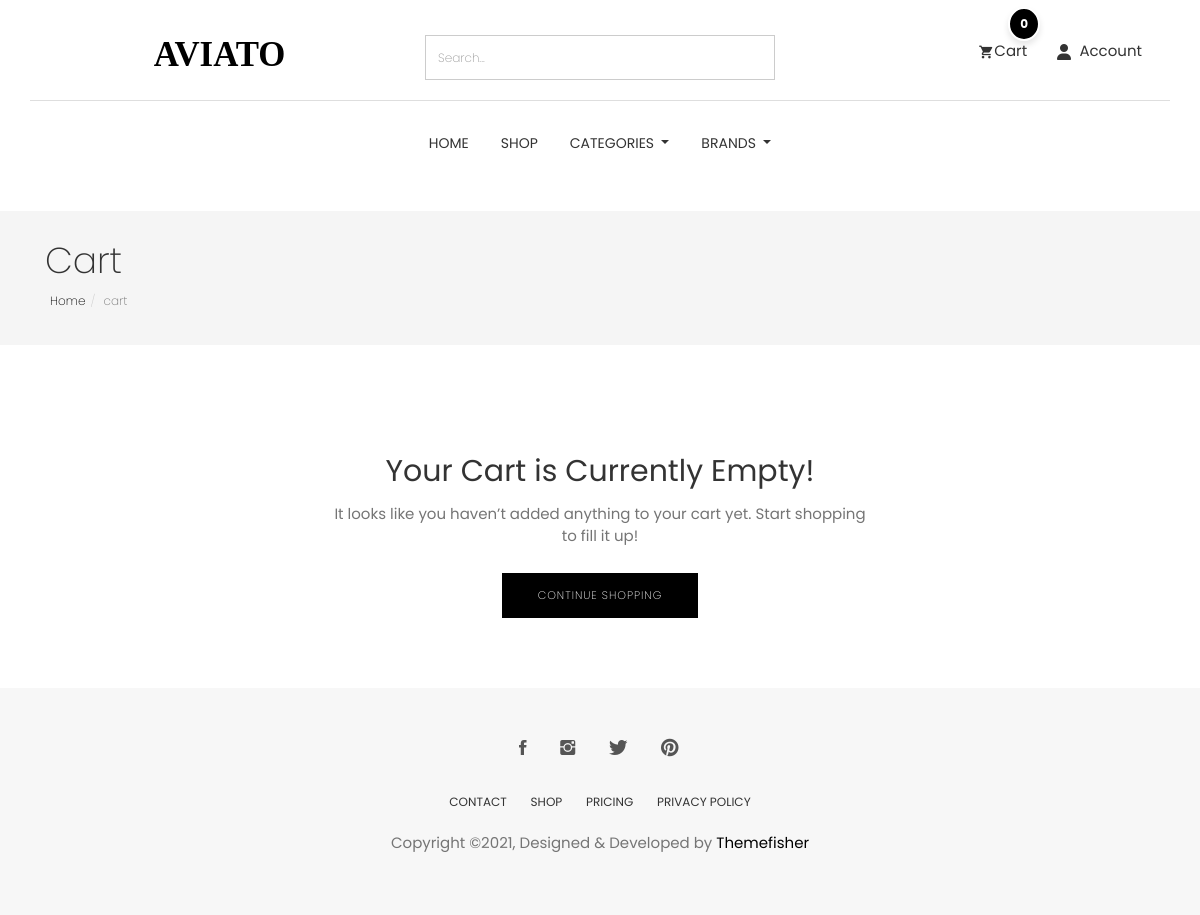
Before: /cart/ with the older database file.
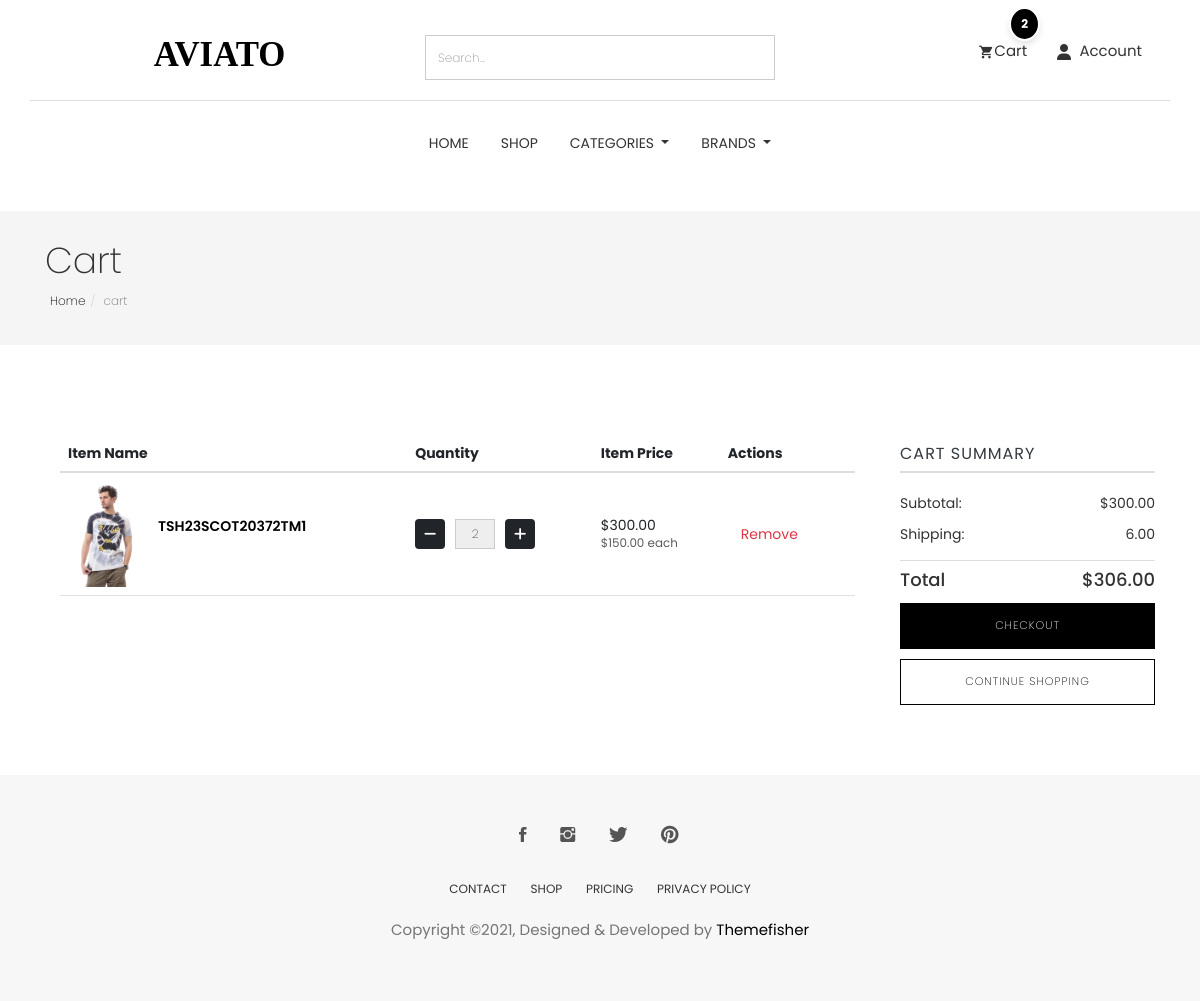
After: the same page with the newer database file.
### cart/models.py (models this page shows, shortened)
class CartItem(models.Model):
    user = models.ForeignKey(User,null=True,verbose_name="user cart", on_delete=models.CASCADE)
    product = models.ForeignKey(Product, on_delete=models.CASCADE)
    cart = models.ForeignKey(Cart, on_delete=models.CASCADE, blank=True, null=True)
    variations = models.ManyToManyField(Variation,blank=True)
    quantity = models.IntegerField()
    is_active = models.BooleanField(default=True)
    def sub_total(self):
        return self.product.price * self.quantity

### store/models.py (models this page shows, shortened)
class Product(models.Model):
    id = models.UUIDField(primary_key=True, default=uuid.uuid4, editable=False)
    name = models.CharField( max_length=50)
    image = models.ImageField(upload_to='product/',null=True,blank=True)
    stock = models.IntegerField(default=1)
    price = models.DecimalField(max_digits=10, decimal_places=2, default=Decimal('0.00'))
    description = models.TextField(max_length=10000, blank=True)
    created_at = models.DateTimeField(default=timezone.now)
    modified_date = models.DateTimeField(auto_now=True)
    slug = models.SlugField(null=True, blank=True)
    views = models.PositiveIntegerField(default=0)
    is_available = models.BooleanField(default=True)
    on_sale = models.BooleanField(default=False)
    PRDBrand = models.ForeignKey('Brand', related_name='product_brand', on_delete=models.CASCADE, blank=True, null=True, verbose_name="Brand")
    like = models.ManyToManyField(User, blank=True, related_name='product_favourite')
    category = models.ForeignKey(Subcategory, related_name='product_subcategory', verbose_name="Subcategory", null=True, blank=True, on_delete=models.CASCADE)
    class Meta:
        ordering = ['-created_at']
        verbose_name = "Product"
        verbose_name_plural = "Products"

### cart/views.py (the view)
# urls.py: path('' , views.cart , name='cart'),
def cart(request, total=0, quantity=0, cart_items=None):
    try:
        tax_obj = Tax.objects.last()  # Fetch the last Tax object
        tax_percentage = tax_obj.tax if tax_obj else Decimal('0.00')  # Get the tax value or default to 0
        if request.user.is_authenticated:
            cart_items = CartItem.objects.filter(user=request.user , is_active = True)
        else:
            cart = Cart.objects.get(cart_id=_cart_id(request))  # Get the cart using a session ID or similar method
            cart_items = CartItem.objects.filter(cart=cart, is_active=True)  # Get active items in the cart
        for cart_item in cart_items:
            total += cart_item.product.price * cart_item.quantity  # Sum up the product prices
            quantity += cart_item.quantity
        tax_amount = (tax_percentage * total) / Decimal('100')  # Calculate tax
        grand_total = total + tax_amount  # Grand total is the sum of the total and tax
        total = round(total, 2)
        tax_amount = round(tax_amount, 2)
        grand_total = round(grand_total, 2)
    except ObjectDoesNotExist:
        cart_items = []
        total = Decimal('0.00')
        quantity = 0
        tax_amount = Decimal('0.00')
        grand_total = Decimal('0.00')
    context = {
        'total': total,
        'quantity': quantity,
        'cart_items': cart_items,
        'grand_total': grand_total,
        'tax': tax_amount,
    }
    return render(request, 'cart.html', context)

### cart/templates/cart.html (shortened to what this page needs)
{% extends "base.html" %}
{% load static %}
{% block body %}
<section class="page-header">
    <div class="container">
        <div class="row">
            <div class="col-md-12">
                <div class="content">
                    <h1 class="page-name">Cart</h1>
                    <ol class="breadcrumb">
                        <li><a href="/">Home</a></li>
                        <li class="active">cart</li>
                    </ol>
                </div>
            </div>
        </div>
    </div>
</section>
<div class="page-wrapper">
    <div class="cart shopping">
        <div class="container">
            {% if not cart_items %}
            <div class="row justify-content-center">
                <div class="col-md-6 text-center">
                    <h2 class="mb-4">Your Cart is Currently Empty!</h2>
                    <p class="mb-4">It looks like you haven’t added anything to your cart yet. Start shopping to fill it
                        up!</p>
                    <a href="{% url 'product_list' %}" class="btn btn-main mt-3">Continue Shopping</a>
                </div>
            </div>
            {% else %}
            <div class="row">
                <div class="col-md-9 px-5">
                    <div class="block">
                        <div class="product-list">
                            <table class="table">
                                <thead>
                                    <tr>
                                        <th class="">Item Name</th>
                                        <th class="">Quantity</th>
                                        <th class="">Item Price</th>
                                        <th class="">Actions</th>
                                    </tr>
                                </thead>
                                <tbody>
                                    {% for cart_item in cart_items %}
                                    <tr class="">
                                        <td class="">
                                            <div class="product-info d-flex align-items-center">
                                                <img width="80" src="{{cart_item.product.image.url}}" alt="" />
                                                <div class="d-flex flex-column ">
                                                    <a
                                                        href="{% url 'product_details' cart_item.product.id %}">{{cart_item.product.name}}</a>
                                                </div>
                                            </div>
                                        </td>
                                        <td class="">
                                            <div class="quantity-controls">
                                                <a href="{% url 'decrement_cart' cart_item.product.id cart_item.id %}"
                                                    class="btn btn-dark decrement-btn"><i class="fas fa-minus"></i></a>
                                                <input type="text" class="form-control text-center quantity-input"
                                                    value="{{cart_item.quantity}}" readonly />
                                                <form action="{% url 'add_to_cart' cart_item.product.id%}"
                                                    method="POST">
                                                    <button class="btn btn-dark increment-btn"><i
                                                            class="fas fa-plus"></i></button>
                                                </form>
                                            </div>
                                        </td>
                                        <td class="">
                                            <div class="d-flex flex-column">
                                                ${{cart_item.sub_total}}
                                                <span class="text-muted small">${{cart_item.product.price}} each</span>
                                            </div>
                                        </td>
                                        <td class="">
                                            <a class="btn btn-outline-danger"
                                                href="{% url 'delete_cart' cart_item.product.id cart_item.id %}">Remove</a>
                                        </td>
                                    </tr>
                                    {% endfor %}
                                </tbody>
                            </table>
                        </div>
                    </div>
                </div>
                <div class="col-md-3">
                    <div class="product-checkout-details">
                        <div class="block">
                            <h4 class="widget-title">Cart Summary</h4>
                            <ul class="summary-prices">
                                <li>
                                    <span>Subtotal:</span>
                                    <span class="price">${{total}}</span>
                                </li>
                                <li>
                                    <span>Shipping:</span>
                                    <span>{{tax}}</span>
                                </li>
                            </ul>
                            <div class="summary-total">
                                <span>Total</span>
                                <span>${{grand_total}}</span>
                            </div>
                            <a href="{% url 'checkout' %}" class="btn btn-main mt-3 w-100">Checkout</a>
                            <a href="{% url 'product_list' %}" class="btn btn-solid-border mt-3 w-100">Continue
                                Shopping</a>
                        </div>
                    </div>
                </div>
            </div>
            {% endif %}
        </div>
    </div>
</div>
{% endblock body %}

### templates/base.html (shortened to what this page needs)
{% load static %}
<!DOCTYPE html>
<html lang="en">
<head>
	<link rel="stylesheet" href="https://cdnjs.cloudflare.com/ajax/libs/font-awesome/5.15.4/css/all.min.css" />
	<link rel="stylesheet" href="{% static 'plugins/themefisher-font/style.css'%}">
	<link rel="stylesheet" href="{% static 'plugins/bootstrap/css/bootstrap2.min.css'%}">
	<link rel="stylesheet" href="{% static 'plugins/bootstrap/css/bootstrap.min.css'%}">
	<link rel="stylesheet" href="{% static 'plugins/animate/animate.css'%}">
	<link rel="stylesheet" href="{% static 'plugins/slick/slick.css'%}">
	<link rel="stylesheet" href="{% static 'plugins/slick/slick-theme.css'%}">
	<link rel="stylesheet" href="{% static 'css/style.css'%}">
	<link rel="stylesheet" href="{% static 'css/all.min.css'%}">
</head>
<body id="body">
	<section class="top-header">
		<div class="container">
			<div class="row">
				<div class="col-md-4 col-xs-12 pt-2 col-sm-4">
					<div class="logo text-center mb-3 mb-md-0">
						<a href="/">
							<svg width="135px" height="29px" viewBox="0 0 155 29" version="1.1"
								xmlns="http://www.w3.org/2000/svg" xmlns:xlink="http://www.w3.org/1999/xlink">
								<g id="Page-1" stroke="none" stroke-width="1" fill="none" fill-rule="evenodd"
									font-size="40" font-family="AustinBold, Austin" font-weight="bold">
									<g id="Group" transform="translate(-108.000000, -297.000000)" fill="#000000">
										<text id="AVIATO">
											<tspan x="108.94" y="325">AVIATO</tspan>
										</text>
									</g>
								</g>
							</svg>
						</a>
					</div>
				</div>
				<div class="col-md-4 col-xs-12  col-sm-4">
					<form class="w-100" action="{% url 'search' %}"><input name="q" type="text" class="form-control"
							placeholder="Search..."></form>
				</div>
				<div class="col-md-4 col-xs-12 mt-2 col-sm-4">
					<ul class="top-menu text-right list-inline">
						<li class="dropdown cart-nav dropdown-slide">
							<a href="{% url 'cart' %}" class="position-relative" data-toggle="dropdown"
								data-hover="dropdown"><i class="tf-ion-android-cart"></i>Cart<div
									class="cart-item-count">
									{{quantity}}
								</div></a>
						</li>
						<li class="dropdown search dropdown-slide">
							<a href="{% url 'search' %}" name="q" class="" data-toggle="dropdown"
								data-hover="dropdown"><i class="fa-solid fa-user "></i>
								<span class="ms-1">Account</span>
								</a>
						</li>
					</ul>
				</div>
			</div>
		</div>
	</section>
	<section class="menu">
		<nav class="navbar navigation">
			<div class="container">
				<div id="navbar" class="navbar-collapse collapse text-center">
					<ul class="nav navbar-nav">
						<li class="dropdown {% if request.path == '/' %}active{% endif %} ">
							<a href="/">Home</a>
						</li>
						<li class="dropdown {% if request.path == '/products/' %}active{% endif %} ">
							<a href="{% url 'product_list'%}">Shop</a>
						</li>
						<li class="dropdown full-width dropdown-slide">
							<a href="#" class="dropdown-toggle" data-toggle="dropdown" data-hover="dropdown"
								data-delay="350" role="button" aria-haspopup="true" aria-expanded="false">Categories
							</a>
						</li>
						<li class="dropdown dropdown-slide">
							<a href="#!" class="dropdown-toggle" data-toggle="dropdown" data-hover="dropdown"
								data-delay="350" role="button" aria-haspopup="true" aria-expanded="false">Brands
							</a>
						</li>
					</ul>
				</div>
			</div>
		</nav>
	</section>
	{% block body %}
	{% endblock body %}
	<footer class="footer section text-center">
		<div class="container">
			<div class="row">
				<div class="col-md-12">
					<ul class="social-media">
						<li>
							<a href="https://www.facebook.com/themefisher">
								<i class="tf-ion-social-facebook"></i>
							</a>
						</li>
						<li>
							<a href="https://www.instagram.com/themefisher">
								<i class="tf-ion-social-instagram"></i>
							</a>
						</li>
						<li>
							<a href="https://www.twitter.com/themefisher">
								<i class="tf-ion-social-twitter"></i>
							</a>
						</li>
						<li>
							<a href="https://www.pinterest.com/themefisher/">
								<i class="tf-ion-social-pinterest"></i>
							</a>
						</li>
					</ul>
					<ul class="footer-menu text-uppercase">
						<li>
							<a href="contact.html">CONTACT</a>
						</li>
						<li>
							<a href="shop.html">SHOP</a>
						</li>
						<li>
							<a href="pricing.html">Pricing</a>
						</li>
						<li>
							<a href="contact.html">PRIVACY POLICY</a>
						</li>
					</ul>
					<p class="copyright-text">Copyright &copy;2021, Designed &amp; Developed by <a
							href="https://themefisher.com/">Themefisher</a></p>
				</div>
			</div>
		</div>
	</footer>
</body>
</html>

Changed rows visible on the page:
added CartItem: product.image (picture), product.name "TSH23SCOT20372TM1", quantity "2", sub_total "300.00", product.price "150.00"
Other visible differences:
{{ quantity }}: "0" → "2"
{{ total }}: (not shown) → "300.00"
{{ tax }}: (not shown) → "6.00"
{{ grand_total }}: (not shown) → "306.00"
text no longer shown: "Your Cart is Currently Empty! It looks like you haven’t added anything to your cart yet. Start shopping to fill it up!"
text now shown: "Item Name Quantity Item Price Actions CART SUMMARY Subtotal: $ Shipping: Total $ CHECKOUT"
